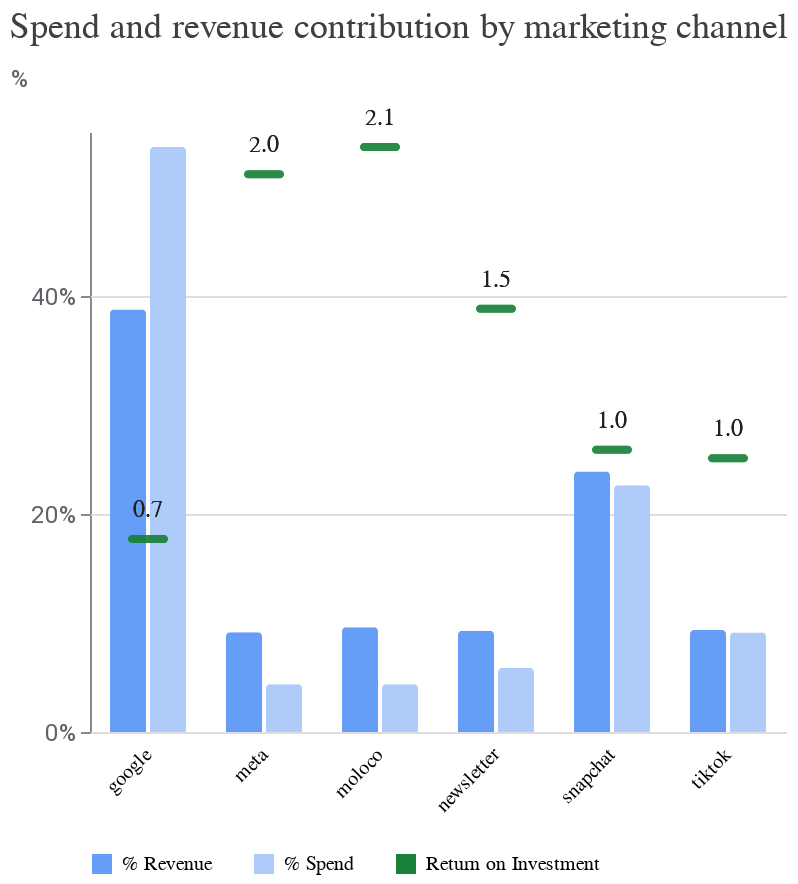

The cell this chart's notebook holds for it:
### Code cell
media_summary.plot_spend_vs_contribution()

### Figure 1 — Vega-Lite specification as saved in the notebook (floating-point values rounded to 4 significant figures)
{"config": {"view": {"continuousWidth": 300, "continuousHeight": 300, "strokeOpacity": 0}, "axis": {"labelColor": "#5F6368", "labelFont": "Roboto", "labelFontSize": 12, "titleColor": "#5F6368", "titleFont": "Roboto", "titleFontSize": 12, "titleFontWeight": "normal", "titlePadding": 10}, "header": {"labelAlign": "right", "labelAngle": -45, "labelBaseline": "middle", "labelOrient": "bottom", "title": null}}, "data": {"name": "data-d17bfa0e55d97fb9048cd952e31e4ae0"}, "facet": {"column": {"field": "channel", "type": "nominal"}}, "spec": {"layer": [{"mark": {"type": "bar", "cornerRadiusEnd": 2, "tooltip": true}, "encoding": {"color": {"field": "label", "legend": {"columnPadding": 20, "orient": "bottom", "rowPadding": 10, "title": null}, "scale": {"domain": ["% Revenue", "% Spend", "Return on Investment"], "range": ["#669DF6", "#AECBFA", "#188038"]}, "type": "nominal"}, "tooltip": [{"field": "pct", "format": ".1%", "type": "quantitative"}], "x": {"axis": {"labels": false, "ticks": false, "title": null}, "field": "label", "scale": {"paddingOuter": 0.5}, "type": "nominal"}, "y": {"axis": {"format": "%", "tickCount": 2, "titleAlign": "left", "titleAngle": 0, "titleY": -20}, "field": "pct", "type": "quantitative"}}}, {"mark": {"type": "tick", "color": "#188038", "cornerRadius": 2, "size": 20, "thickness": 4, "tooltip": true}, "encoding": {"tooltip": [{"field": "roi", "format": ".2f", "type": "quantitative"}], "y": {"field": "roi_scaled", "title": "%", "type": "quantitative"}}}, {"mark": {"type": "text", "color": "#202124", "dy": -15, "fontSize": 12}, "encoding": {"text": {"field": "roi", "format": ".1f", "type": "quantitative"}, "y": {"field": "roi_scaled", "type": "quantitative"}}}]}, "spacing": -1, "title": {"text": "Spend and revenue contribution by marketing channel", "anchor": "start", "color": "#3C4043", "font": "Google Sans Display", "fontSize": 18, "fontWeight": "normal", "offset": 10}, "$schema": "https://vega.github.io/schema/vega-lite/v5.20.1.json", "datasets": {"data-d17bfa0e55d97fb9048cd952e31e4ae0": [{"channel": "google", "pct": 0.3874, "label": "% Revenue", "roi": 0.7004, "roi_scaled": 0.1769}, {"channel": "meta", "pct": 0.09133, "label": "% Revenue", "roi": 2.024, "roi_scaled": 0.5113}, {"channel": "moloco", "pct": 0.09602, "label": "% Revenue", "roi": 2.123, "roi_scaled": 0.5363}, {"channel": "snapchat", "pct": 0.2389, "label": "% Revenue", "roi": 1.024, "roi_scaled": 0.2588}, {"channel": "tiktok", "pct": 0.09354, "label": "% Revenue", "roi": 0.9938, "roi_scaled": 0.251}, {"channel": "newsletter", "pct": 0.09288, "label": "% Revenue", "roi": 1.536, "roi_scaled": 0.388}, {"channel": "google", "pct": 0.5363, "label": "% Spend", "roi": 0.7004, "roi_scaled": 0.1769}, {"channel": "meta", "pct": 0.04375, "label": "% Spend", "roi": 2.024, "roi_scaled": 0.5113}, {"channel": "moloco", "pct": 0.04386, "label": "% Spend", "roi": 2.123, "roi_scaled": 0.5363}, {"channel": "snapchat", "pct": 0.2261, "label": "% Spend", "roi": 1.024, "roi_scaled": 0.2588}, {"channel": "tiktok", "pct": 0.09128, "label": "% Spend", "roi": 0.9938, "roi_scaled": 0.251}, {"channel": "newsletter", "pct": 0.05865, "label": "% Spend", "roi": 1.536, "roi_scaled": 0.388}]}}
